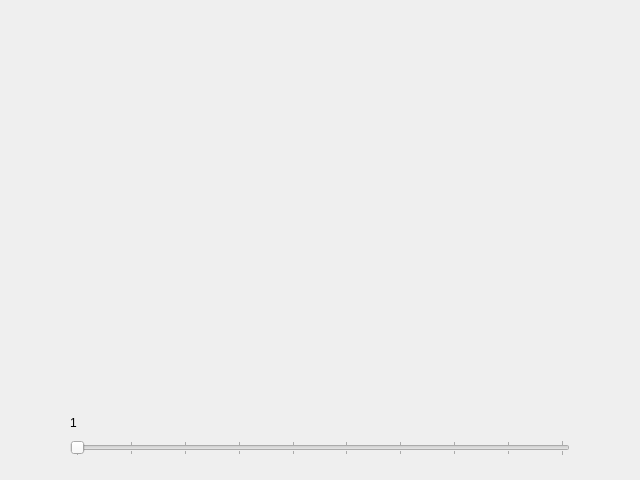
<?xml version="1.0" encoding="UTF-8"?>
<ui version="4.0">
 <class>Dialog</class>
 <widget class="QDialog" name="Dialog">
  <property name="geometry">
   <rect>
    <x>0</x>
    <y>0</y>
    <width>640</width>
    <height>480</height>
   </rect>
  </property>
  <property name="windowTitle">
   <string>Sierpinski</string>
  </property>
  <widget class="QSlider" name="horizontalSlider">
   <property name="geometry">
    <rect>
     <x>70</x>
     <y>440</y>
     <width>500</width>
     <height>16</height>
    </rect>
   </property>
   <property name="sizePolicy">
    <sizepolicy hsizetype="Maximum" vsizetype="Fixed">
     <horstretch>0</horstretch>
     <verstretch>0</verstretch>
    </sizepolicy>
   </property>
   <property name="autoFillBackground">
    <bool>true</bool>
   </property>
   <property name="minimum">
    <number>1</number>
   </property>
   <property name="maximum">
    <number>10</number>
   </property>
   <property name="orientation">
    <enum>Qt::Horizontal</enum>
   </property>
   <property name="tickPosition">
    <enum>QSlider::TicksBothSides</enum>
   </property>
   <property name="tickInterval">
    <number>1</number>
   </property>
  </widget>
  <widget class="QLabel" name="label">
   <property name="geometry">
    <rect>
     <x>70</x>
     <y>415</y>
     <width>57</width>
     <height>15</height>
    </rect>
   </property>
   <property name="text">
    <string>1</string>
   </property>
  </widget>
 </widget>
 <layoutdefault spacing="6" margin="11"/>
 <resources/>
 <connections/>
</ui>
